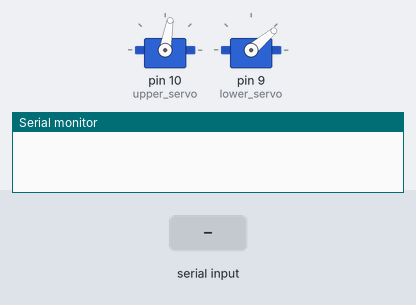
Simulated run of this sketch. Board: Arduino Uno, built with avr-gcc and run on an emulated ATmega328P. Shown: 2 × servo, the last lines printed to the serial monitor. Inputs (shaded band) come from the test bench.

Above: at 5.1 s.
5.2 s: "y" received over Serial
At 5.35 s:
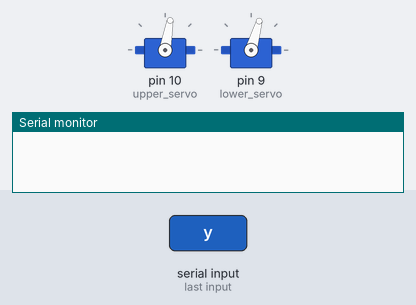
At 7.4 s:
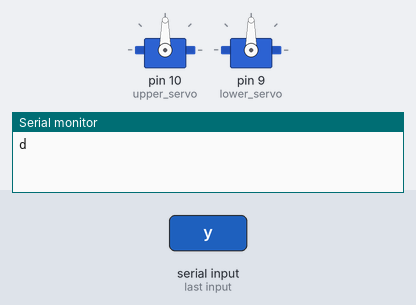
7.7 s: "n" received over Serial
At 8.38 s:
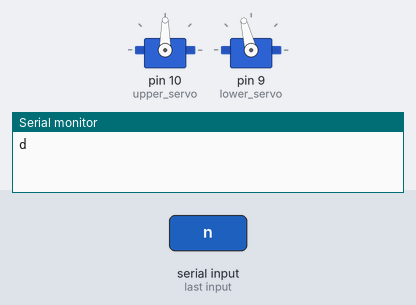
Timing chart, 0 to 10.7 s (numbered marks = the images above; inputs shaded):
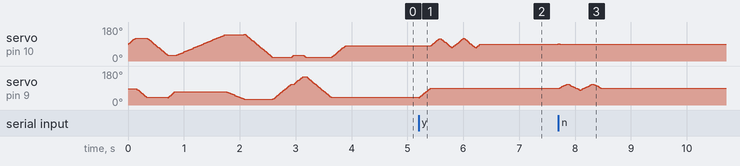

The sketch:

quizbot_code.ino
```cpp
#include <Servo.h>
#include "behaviors.h"


void setup() {
  Serial.begin(9600);
  crazy_dance();
}


char val;

//----MAIN STARTS HERE ----
void loop(){

  //check if question was answered
  if(Serial.available()) {
    val = Serial.read();
    if( val == 'y') {
      yes();
    } else if( val == 'n') {
      no();
    } else if( val == 'z') {
      crazy_dance();
    } else {
      //Do Nothing
    }
    //Nod or Turn action completed
    //send communication to update question
    Serial.println("d");
  }

}
```

behaviors.h
```cpp
#include "controls.h"
/// FORMAT FOR MOTOR CONTROLS:
// head(postion , delay);
//  The postion is the angle you want
//    the servo to move to.
//   The delay is how much time
//     there is between each step the
//     motor takes to go to the angle.
//     Thus, the larger the delay the
//      slower the movement...

void no() {
   int s = 7;
   head(90,s);
   neck(110,s);
   neck(80,s);
   neck(110,s);
   neck(90,s);
}

void yes() {
  int s = 4;
  neck(90,s);
  head(90,s);
  for (int i = 0 ; i < 2; i++) { // repeat the following two times
    head(120,s);
    head(70,s);
  }
  head(90,s);
}

void crazy_dance() {
  int s = 4;
  head(120,s);
  neck(40,s);
  head(30,s);
  neck(70,s);
  head(140,s * 2);
  neck(30,s+4);
  head(20,s);
  neck(110,s);
  head(30,s);
  neck(150,s);
  head(20,s);
  neck(40,s);
  head(70,s);
  neck(40,s);
  head(80,s);
  neck(40,s);

}
```

controls.h
```cpp
#include <Arduino.h>
#include <Servo.h>

// MATT REVISION FEB 10
Servo neck_servo; // lower
Servo head_servo; // upper


/// DEFINE PINS FOR SERVOS
int lower_servo = 9;
int upper_servo = 10;

/// STARTING POSITIONS FOR EACH SERVO
int head_position = 90;
int neck_position = 90;


void head(int start_pos, int end_pos, int ms_delay) {
   int angle = 0;
   int i = 1; // increment size
   head_servo.attach(upper_servo);
   if (start_pos < end_pos) {
     for ( angle = start_pos; angle <= end_pos; angle += 1) {
       head_servo.write(angle);
       delay(ms_delay);
     }
   } else {
     for ( angle = start_pos; angle >= end_pos; angle -= 1) {
       head_servo.write(angle);
       delay(ms_delay);
     }
   }
   head_position = angle;
   head_servo.detach();
}
void head(int end_pos, int ms_delay) {
   int angle = 0;
   int i = 1; // increment size
   head_servo.attach(upper_servo);
   if (head_position < end_pos) {
     for ( angle = head_position; angle <= end_pos; angle += 1) {
       head_servo.write(angle);
       delay(ms_delay);
     }
   } else {
     for ( angle = head_position; angle >= end_pos; angle -= 1) {
       head_servo.write(angle);
       delay(ms_delay);
     }
   }
   head_position = angle;
   head_servo.detach();
}

void neck(int start_pos, int end_pos, int ms_delay) {
   int angle = 0;
   int i = 1; // increment size
   neck_servo.attach(lower_servo);
   if (start_pos < end_pos) {
     for ( angle = start_pos; angle <= end_pos; angle += 1) {
       neck_servo.write(angle);
       delay(ms_delay);
     }
   } else {
     for ( angle = start_pos; angle >= end_pos; angle -= 1) {
       neck_servo.write(angle);
       delay(ms_delay);
     }
   }
   neck_position = angle;
   neck_servo.detach();
}

void neck(int end_pos, int ms_delay) {
   int angle = 0;
   int i = 1; // increment size
   neck_servo.attach(lower_servo);
   if (neck_position < end_pos) {
     for ( angle = neck_position; angle <= end_pos; angle += 1) {
       neck_servo.write(angle);
       delay(ms_delay);
     }
   } else {
     for ( angle = neck_position; angle >= end_pos; angle -= 1) {
       neck_servo.write(angle);
       delay(ms_delay);
     }
   }
   neck_position = angle;
   neck_servo.detach();
}
```
